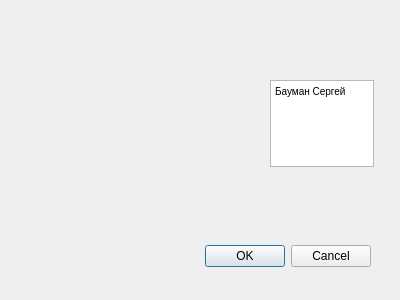
<?xml version="1.0" encoding="UTF-8"?>
<ui version="4.0">
 <class>auth</class>
 <widget class="QDialog" name="auth">
  <property name="geometry">
   <rect>
    <x>0</x>
    <y>0</y>
    <width>400</width>
    <height>300</height>
   </rect>
  </property>
  <property name="windowTitle">
   <string>Dialog</string>
  </property>
  <widget class="QDialogButtonBox" name="buttonBox">
   <property name="geometry">
    <rect>
     <x>30</x>
     <y>240</y>
     <width>341</width>
     <height>32</height>
    </rect>
   </property>
   <property name="orientation">
    <enum>Qt::Horizontal</enum>
   </property>
   <property name="standardButtons">
    <set>QDialogButtonBox::Cancel|QDialogButtonBox::Ok</set>
   </property>
  </widget>
  <widget class="QLabel" name="label">
   <property name="geometry">
    <rect>
     <x>20</x>
     <y>20</y>
     <width>201</width>
     <height>200</height>
    </rect>
   </property>
   <property name="text">
    <string/>
   </property>
   <property name="textFormat">
    <enum>Qt::RichText</enum>
   </property>
   <property name="pixmap">
    <pixmap>C:/Users/Bauma/OneDrive/Desktop/ava.jpg</pixmap>
   </property>
   <property name="scaledContents">
    <bool>true</bool>
   </property>
  </widget>
  <widget class="QTextEdit" name="textEdit">
   <property name="geometry">
    <rect>
     <x>270</x>
     <y>80</y>
     <width>104</width>
     <height>87</height>
    </rect>
   </property>
   <property name="html">
    <string>&lt;!DOCTYPE HTML PUBLIC &quot;-//W3C//DTD HTML 4.0//EN&quot; &quot;http://www.w3.org/TR/REC-html40/strict.dtd&quot;&gt;
&lt;html&gt;&lt;head&gt;&lt;meta name=&quot;qrichtext&quot; content=&quot;1&quot; /&gt;&lt;style type=&quot;text/css&quot;&gt;
p, li { white-space: pre-wrap; }
&lt;/style&gt;&lt;/head&gt;&lt;body style=&quot; font-family:'MS Shell Dlg 2'; font-size:7.8pt; font-weight:400; font-style:normal;&quot;&gt;
&lt;p style=&quot; margin-top:0px; margin-bottom:0px; margin-left:0px; margin-right:0px; -qt-block-indent:0; text-indent:0px;&quot;&gt;Бауман Сергей&lt;/p&gt;&lt;/body&gt;&lt;/html&gt;</string>
   </property>
  </widget>
 </widget>
 <resources/>
 <connections>
  <connection>
   <sender>buttonBox</sender>
   <signal>accepted()</signal>
   <receiver>auth</receiver>
   <slot>accept()</slot>
   <hints>
    <hint type="sourcelabel">
     <x>248</x>
     <y>254</y>
    </hint>
    <hint type="destinationlabel">
     <x>157</x>
     <y>274</y>
    </hint>
   </hints>
  </connection>
  <connection>
   <sender>buttonBox</sender>
   <signal>rejected()</signal>
   <receiver>auth</receiver>
   <slot>reject()</slot>
   <hints>
    <hint type="sourcelabel">
     <x>316</x>
     <y>260</y>
    </hint>
    <hint type="destinationlabel">
     <x>286</x>
     <y>274</y>
    </hint>
   </hints>
  </connection>
 </connections>
</ui>
